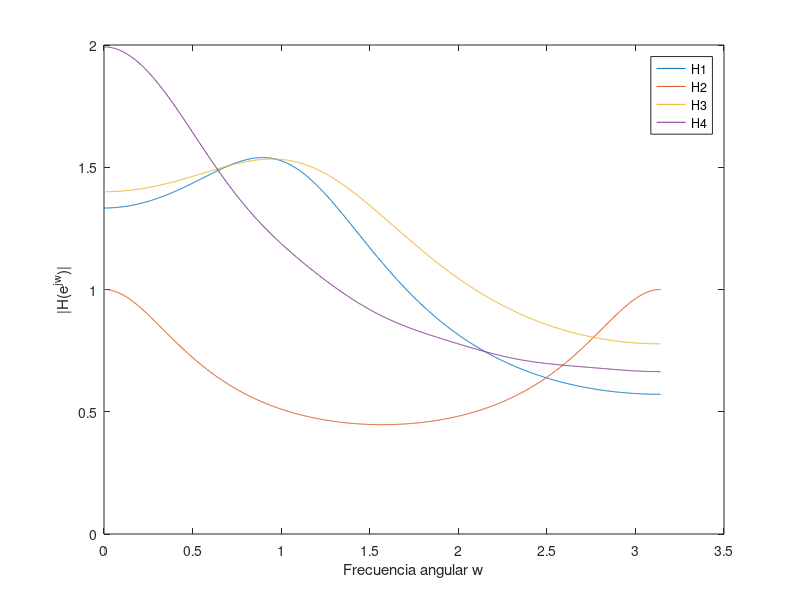

This figure's MATLAB source:
fs = 10000;                          % frecuencia de muestreo
f = linspace(0, fs/2, 1024);        % f de 0 a 5000 Hz
w = 2*pi * f / fs;                   % w = 2*pi*f/fs  (frecuencia digital)
z = exp(j*w);                        % z = e^(jw)  --> círculo unitario


H1 = 1 ./ (1 - 0.5*z.^(-1) + 0.25*z.^(-2));

plot(w, abs(H1));
hold on;
H2 = z.^(-1) ./(1-z.^(-1) - z.^(-2));
plot(w, abs(H2));

H3 = 7./(1-2*z.^(-1) + 6*z.^(-2));
plot(w, abs(H3));

# como h4 es una sumatoria
H4 = zeros(size(z));
for k = 0: 7
    H4 = H4 + 2.^(-k)*z.^(-k);
end
plot(w, abs(H4));
legend('H1', 'H2', 'H3', 'H4');
xlabel('Frecuencia angular w');
ylabel('|H(e^{jw})|');
